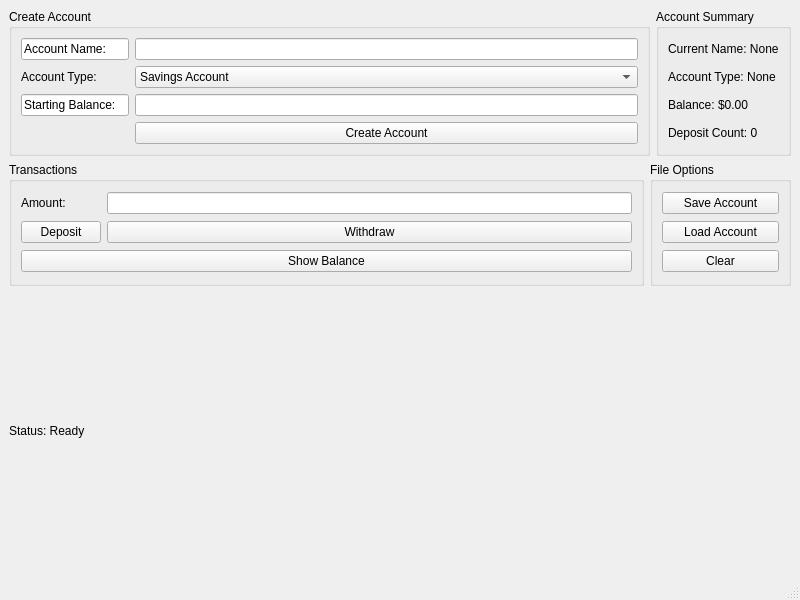
<?xml version="1.0" encoding="UTF-8"?>
<ui version="4.0">
 <class>MainWindow</class>
 <widget class="QMainWindow" name="MainWindow">
  <property name="geometry">
   <rect>
    <x>0</x>
    <y>0</y>
    <width>800</width>
    <height>600</height>
   </rect>
  </property>
  <property name="windowTitle">
   <string>MainWindow</string>
  </property>
  <widget class="QWidget" name="centralwidget">
   <layout class="QGridLayout" name="gridLayout_3">
    <item row="0" column="0">
     <layout class="QGridLayout" name="gridLayout_2">
      <item row="0" column="0" colspan="2">
       <layout class="QVBoxLayout" name="verticalLayout">
        <item>
         <widget class="QGroupBox" name="groupBox">
          <property name="title">
           <string>Create Account</string>
          </property>
          <layout class="QFormLayout" name="formLayout">
           <item row="0" column="0">
            <widget class="QLineEdit" name="lineEdit">
             <property name="text">
              <string>Account Name:</string>
             </property>
            </widget>
           </item>
           <item row="0" column="1">
            <widget class="QLineEdit" name="nameInput"/>
           </item>
           <item row="1" column="0">
            <widget class="QLabel" name="label">
             <property name="text">
              <string>Account Type:</string>
             </property>
            </widget>
           </item>
           <item row="1" column="1">
            <widget class="QComboBox" name="accountTypeCombo">
             <item>
              <property name="text">
               <string>Savings Account</string>
              </property>
             </item>
             <item>
              <property name="text">
               <string>Checkings Account</string>
              </property>
             </item>
            </widget>
           </item>
           <item row="2" column="0">
            <widget class="QLineEdit" name="lineEdit_2">
             <property name="text">
              <string>Starting Balance:</string>
             </property>
            </widget>
           </item>
           <item row="2" column="1">
            <widget class="QLineEdit" name="startBalanceInput"/>
           </item>
           <item row="3" column="1">
            <widget class="QPushButton" name="createAccountButton">
             <property name="text">
              <string>Create Account</string>
             </property>
            </widget>
           </item>
          </layout>
         </widget>
        </item>
       </layout>
      </item>
      <item row="0" column="2">
       <layout class="QHBoxLayout" name="horizontalLayout">
        <item>
         <widget class="QGroupBox" name="groupBox_3">
          <property name="title">
           <string>Account Summary</string>
          </property>
          <layout class="QVBoxLayout" name="verticalLayout_2">
           <item>
            <widget class="QLabel" name="currentNameLabel">
             <property name="text">
              <string>Current Name: None</string>
             </property>
            </widget>
           </item>
           <item>
            <widget class="QLabel" name="currentTypeLabel">
             <property name="text">
              <string>Account Type: None</string>
             </property>
            </widget>
           </item>
           <item>
            <widget class="QLabel" name="currentBalanceLabel">
             <property name="text">
              <string>Balance: $0.00</string>
             </property>
            </widget>
           </item>
           <item>
            <widget class="QLabel" name="depositCountLabel">
             <property name="text">
              <string>Deposit Count: 0</string>
             </property>
            </widget>
           </item>
          </layout>
         </widget>
        </item>
       </layout>
      </item>
      <item row="1" column="0">
       <layout class="QHBoxLayout" name="horizontalLayout_3">
        <item>
         <widget class="QGroupBox" name="groupBox_5">
          <property name="title">
           <string>Transactions</string>
          </property>
          <layout class="QGridLayout" name="gridLayout">
           <item row="3" column="0" colspan="2">
            <widget class="QPushButton" name="showBalanceButton">
             <property name="text">
              <string>Show Balance</string>
             </property>
            </widget>
           </item>
           <item row="2" column="0">
            <widget class="QPushButton" name="depositButton">
             <property name="text">
              <string>Deposit</string>
             </property>
            </widget>
           </item>
           <item row="2" column="1">
            <widget class="QPushButton" name="withdrawButton">
             <property name="text">
              <string>Withdraw</string>
             </property>
            </widget>
           </item>
           <item row="0" column="0">
            <widget class="QLabel" name="label_2">
             <property name="text">
              <string>Amount:</string>
             </property>
            </widget>
           </item>
           <item row="0" column="1">
            <widget class="QLineEdit" name="amountInput"/>
           </item>
          </layout>
         </widget>
        </item>
       </layout>
      </item>
      <item row="1" column="1" colspan="2">
       <layout class="QHBoxLayout" name="horizontalLayout_2">
        <item>
         <widget class="QGroupBox" name="groupBox_4">
          <property name="title">
           <string>File Options</string>
          </property>
          <layout class="QVBoxLayout" name="verticalLayout_3">
           <item>
            <widget class="QPushButton" name="saveButton">
             <property name="text">
              <string>Save Account</string>
             </property>
            </widget>
           </item>
           <item>
            <widget class="QPushButton" name="loadButton">
             <property name="text">
              <string>Load Account</string>
             </property>
            </widget>
           </item>
           <item>
            <widget class="QPushButton" name="clearButton">
             <property name="text">
              <string>Clear</string>
             </property>
            </widget>
           </item>
          </layout>
         </widget>
        </item>
       </layout>
      </item>
     </layout>
    </item>
    <item row="2" column="0">
     <widget class="QLabel" name="messageLabel">
      <property name="text">
       <string>Status: Ready</string>
      </property>
     </widget>
    </item>
   </layout>
  </widget>
  <widget class="QStatusBar" name="statusbar"/>
  <widget class="QMenuBar" name="menubar">
   <property name="geometry">
    <rect>
     <x>0</x>
     <y>0</y>
     <width>800</width>
     <height>26</height>
    </rect>
   </property>
  </widget>
 </widget>
 <resources/>
 <connections/>
</ui>
